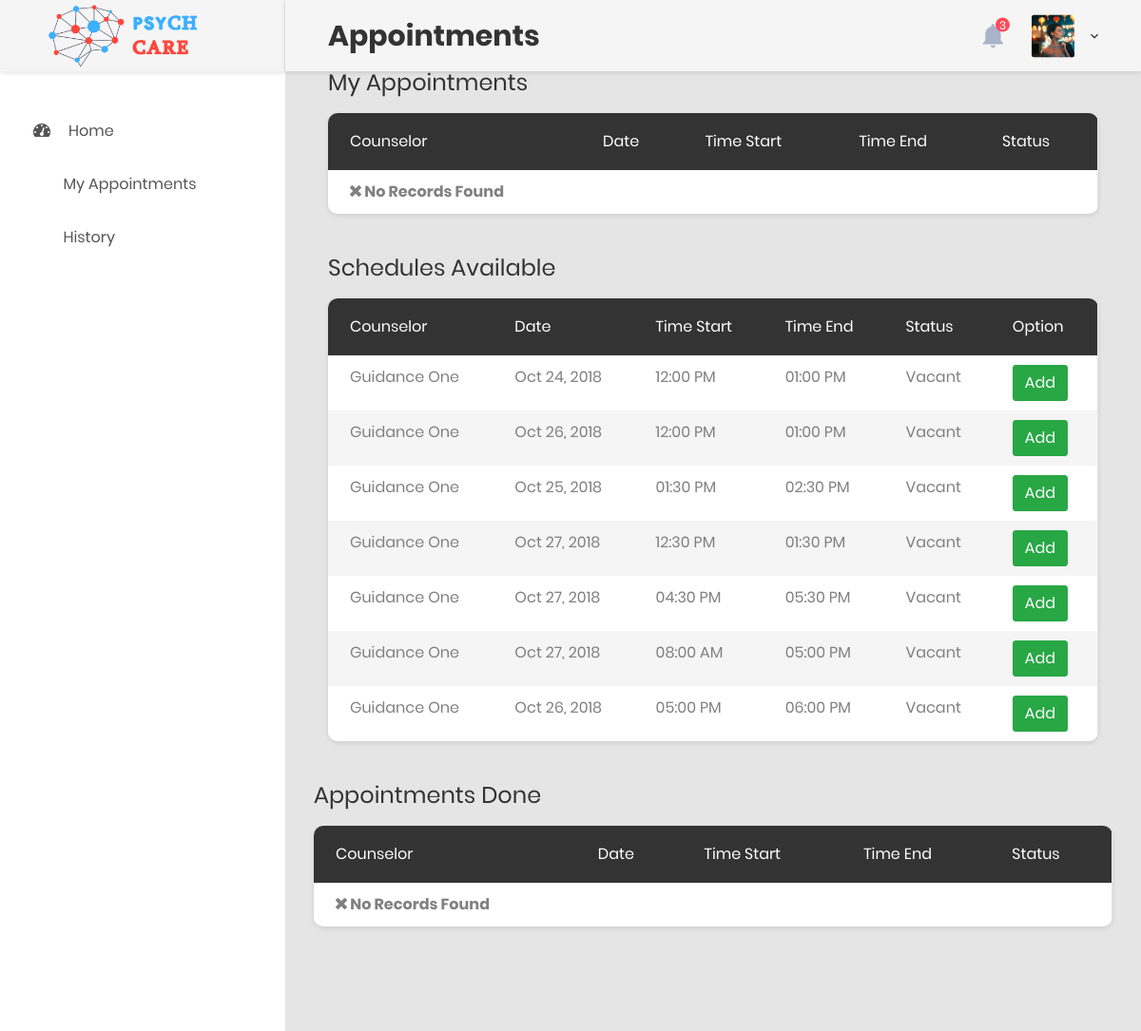
The page /student/myappointments.php (signed in) on the database its author committed.
### tables this page shows
CREATE TABLE `data_appointment` (
  `schedule_ID` int(11) NOT NULL,
  `emp_ID` varchar(11) NOT NULL,
  `date_available` date NOT NULL,
  `time_start` time NOT NULL,
  `time_end` time NOT NULL,
  `contact_no` varchar(11) NOT NULL,
  `appointment_status` varchar(11) NOT NULL,
  `student_ID` int(11) NOT NULL
);

CREATE TABLE `data_employee` (
  `emp_ID` varchar(10) NOT NULL,
  `emp_FN` varchar(25) NOT NULL,
  `emp_LN` varchar(25) NOT NULL,
  `emp_Email` varchar(25) NOT NULL,
  `emp_Contact` varchar(15) NOT NULL,
  `emp_Privilege` int(1) NOT NULL,
  `emp_Password` varchar(130) NOT NULL
);

### controllers/student_controller.php (called while the page is built, shortened)
<?php
function loadVacantAppointments($user_ID){
			$conn = myConnect();
			$sql = "SELECT data_employee.emp_FN, data_employee.emp_LN, data_appointment.*
					FROM data_appointment
					JOIN data_employee
					ON data_employee.emp_ID=data_appointment.emp_ID WHERE appointment_status ='vacant'";
			$result = mysqli_query($conn,$sql);
				if(mysqli_num_rows($result)==0){
			}else{
			while($row=mysqli_fetch_array($result)){
				$rows[] = $row;
			}
			return $rows;
}
}
function loadDoneAppointments($user_ID){
			$conn = myConnect();
			$id = $user_ID;
			$sql = "SELECT data_employee.emp_FN, data_employee.emp_LN, data_appointment.*
					FROM data_appointment
					JOIN data_employee
					ON data_employee.emp_ID=data_appointment.emp_ID WHERE student_ID = $id AND appointment_status = 'Done'";
			$result = mysqli_query($conn,$sql);
}

### student/myappointments.php (the view, shortened to what this page needs)
<?php require('../views/header.php');?>
<?php require('navbars.php') ?>
<?php include('../controllers/student_controller.php');
$user_ID = $_SESSION['student_ID'];
$result = loadVacantAppointments($user_ID);if (($result)==0) {$noresult = 0;}
$result2 = loadMyAppointments($user_ID);if (($result2)==0) {$noresult2 = 0;}
$result3 = loadDoneAppointments($user_ID);if (($result3)==0) {$noresult3 = 0;}?>
<body class="animsition">
    <div class="page-wrapper">
		<div class="page-container">
            <header class="header-desktop">
                <div class="section__content section__content--p30">
                    <div class="container-fluid">
                        <div class="header-wrap">
                                <h2 id="maindesc">Appointments</h2>
                            <div class="header-button">
                                <div class="noti-wrap">
                                    <div class="noti__item js-item-menu">
                                        <i class="zmdi zmdi-notifications"></i>
                                        <span class="quantity">3</span>
                                    </div>
                                </div>
                                <div class="account-wrap">
                                    <div class="account-item clearfix js-item-menu">
                                        <div class="image">
                                            <img src="../images/icon/avatar-02.jpg" alt="Student-one" />
                                        </div>
                                        <div class="content">
                                            <a class="js-acc-btn" href="#"><?php echo $_SESSION['student_FN']." ".$_SESSION['student_LN'];?></a>
                                        </div>
                                    </div>
                                </div>
                            </div>
                        </div>
                    </div>
                </div>
            </header>
			<div class="main-content">
                <div class="section__content section__content--p30">
					<div class="container-fluid">
    					<div class="row m-t-5">
                            <div class="col-12">
                                <div class="overview-box clearfix">
                                        <h3 class="title-2 m-b-20">My Appointments</h3>
                                    <div class="table-responsive table--no-card m-b-40">
                                    	<table class="table table-borderless table-striped table-earning">
                                            <thead>
                                                <tr>
                                                    <th>Counselor</th>
                                                    <th>Date</th>
                                                    <th>Time start</th>
                                                    <th>Time end</th>
                                                    <th>Status</th>
                                                </tr>
                                            </thead>
                                            <tbody>
                                                 <?php if (isset($noresult2)){ ?>
                                                <tr>
                                                    <td><i class="fas fa-times"></i><strong> No records found</strong></td>
                                                    <td></td>
                                                    <td></td>
                                                    <td></td>
                                                    <td></td>
                                                </tr>
                                                <?php
                                                } ?>
                                        </tbody>
                                        </table>
    							    </div>
                                </div>
                            </div>
                        </div>
                                <div class="row m-t-5">
                            <div class="col-12">
                                <div class="overview-box clearfix">
                                        <h3 class="title-2 m-b-20">Schedules Available</h3>
                                    <div class="table-responsive table--no-card m-b-40">
                                        <table class="table table-borderless table-striped table-earning">
                                            <thead>
                                                <tr>
                                                    <th>Counselor</th>
                                                    <th>Date</th>
                                                    <th>Time start</th>
                                                    <th>Time end</th>
                                                    <th>status</th>
                                                    <th>option</th>
                                                </tr>
                                            </thead>
                                            <tbody>
                                                 <?php if (isset($noresult)){ ?>
                                                <tr>
                                                    <td><i class="fas fa-times"></i><strong> No records found</strong></td>
                                                    <td></td>
                                                    <td></td>
                                                    <td></td>
                                                    <td></td>
                                                    <td></td>
                                                </tr>
                                                <?php
                                            }else{ foreach($result as $row){?>
                                            <tr >
                                                <td hidden><?php $id = $row['schedule_ID'] ?></td>
                                                <td><?php echo $row['emp_FN']." ".$row['emp_LN'] ?></td>
                                                <td><?php echo date('M d, Y ',strtotime($row['date_available'])) ?></td>
                                                <td><?php echo date('h:i A ',strtotime($row['time_start'])) ?></td>
                                                <td><?php echo date('h:i A ',strtotime($row['time_end'])) ?></td>
                                                <td><?php echo $row['appointment_status'] ?></td>
                                                <td><button class = "btn btn-success" onclick="addAppointment(<?php echo $id;?>)">Add</button></a></td>
                                            </tr>
                                                <?php }} ?>
                                        </tbody>
                                        </table>
                                    </div>
                                </div>
                            </div>
                        </div>
                    </div>
                         <div class="row m-t-5">
                            <div class="col-12">
                                <div class="overview-box clearfix">
                                        <h3 class="title-2 m-b-20">Appointments Done</h3>
                                    <div class="table-responsive table--no-card m-b-40">
                                        <table class="table table-borderless table-striped table-earning">
                                            <thead>
                                                <tr>
                                                    <th>Counselor</th>
                                                    <th>Date</th>
                                                    <th>Time start</th>
                                                    <th>Time end</th>
                                                    <th>status</th>
                                                </tr>
                                            </thead>
                                            <tbody>
                                                <?php if (isset($noresult3)){ ?>
                                                <tr>
                                                    <td><i class="fas fa-times"></i><strong> No records found</strong></td>
                                                    <td></td>
                                                    <td></td>
                                                    <td></td>
                                                    <td></td>
                                                </tr>
                                                <?php
                                                } ?>
                                        </tbody>
                                        </table>
                                    </div>
                                </div>
                            </div>
                        </div>
                    <div class="row">
                        <div class="col-md-12">
                            <div class="copyright">
                                <p>Copyright © 2018 PsychCare. All rights reserved.</p>
                            </div>
                        </div>
                    </div>
                </div>
            </div>
        </div>
    </div>
</body>
<?php require('../views/footer.php');?>

### views/header.php (shortened to what this page needs)
<!DOCTYPE html>
<html>
    <head>
        <link href="../css/font-face.css" rel="stylesheet" media="all">
        <link href="../vendor/font-awesome-5/css/css/all.css" rel="stylesheet">
        <link href="../vendor/font-awesome-5/css/fontawesome-all.min.css" rel="stylesheet" media="all">
        <link href="../vendor/font-awesome-4.7/css/font-awesome.min.css" rel="stylesheet" media="all">
        <link href="../vendor/mdi-font/css/material-design-iconic-font.min.css" rel="stylesheet" media="all">
        <link href="../vendor/bootstrap-4.1/bootstrap.min.css" rel="stylesheet" media="all">
        <link href="../vendor/animsition/animsition.min.css" rel="stylesheet" media="all">
        <link href="../vendor/bootstrap-progressbar/bootstrap-progressbar-3.3.4.min.css" rel="stylesheet" media="all">
        <link href="../vendor/css-hamburgers/hamburgers.min.css" rel="stylesheet" media="all">
        <link href="../vendor/select2/select2.min.css" rel="stylesheet" media="all">
        <link href="../css/theme.css" rel="stylesheet" media="all">
    </head>

### student/navbars.php (shortened to what this page needs)
<aside class="menu-sidebar d-none d-lg-block">
    <div class="logo">
        <a href="dashboard.php">
            <img src="../images/logo-landscape.png" width="175" height="20" alt="PsychCare" />
        </a>
    </div>
    <div class="menu-sidebar__content js-scrollbar1">
        <nav class="navbar-sidebar">
            <ul class="list-unstyled navbar__list">
                <li class="nav-item">
                    <a href="dashboard.php" id="btnDashboard">
                        <i class="fas fa-tachometer-alt"></i>Home</a>
                </li>
                <li class="nav-item">
                    <a href="myappointments.php" id="btnAppointment">
                        <i class="fa fa-spinner"></i>My Appointments</a>
                </li>
                <ul class="list-unstyled navbar__list">
                <li class="nav-item">
                    <a href="history.php" id="btnHistory">
                        <i class="fa fa-history"></i>History</a>
                </li>
            </ul>
        </nav>
    </div>
</aside>

### views/footer.php (shortened to what this page needs)
</html>

### rows shown on the page
data_appointment: emp_ID.emp_FN "Guidance", emp_ID.emp_LN "One", date_available "Oct 24, 2018", time_start "12:00 PM", time_end "01:00 PM", appointment_status "Vacant"
data_appointment: emp_ID.emp_FN "Guidance", emp_ID.emp_LN "One", date_available "Oct 26, 2018", time_start "12:00 PM", time_end "01:00 PM", appointment_status "Vacant"
data_appointment: emp_ID.emp_FN "Guidance", emp_ID.emp_LN "One", date_available "Oct 25, 2018", time_start "01:30 PM", time_end "02:30 PM", appointment_status "Vacant"
data_appointment: emp_ID.emp_FN "Guidance", emp_ID.emp_LN "One", date_available "Oct 27, 2018", time_start "12:30 PM", time_end "01:30 PM", appointment_status "Vacant"
data_appointment: emp_ID.emp_FN "Guidance", emp_ID.emp_LN "One", date_available "Oct 27, 2018", time_start "04:30 PM", time_end "05:30 PM", appointment_status "Vacant"
data_appointment: emp_ID.emp_FN "Guidance", emp_ID.emp_LN "One", date_available "Oct 27, 2018", time_start "08:00 AM", time_end "05:00 PM", appointment_status "Vacant"
data_appointment: emp_ID.emp_FN "Guidance", emp_ID.emp_LN "One", date_available "Oct 26, 2018", time_start "05:00 PM", time_end "06:00 PM", appointment_status "Vacant"
